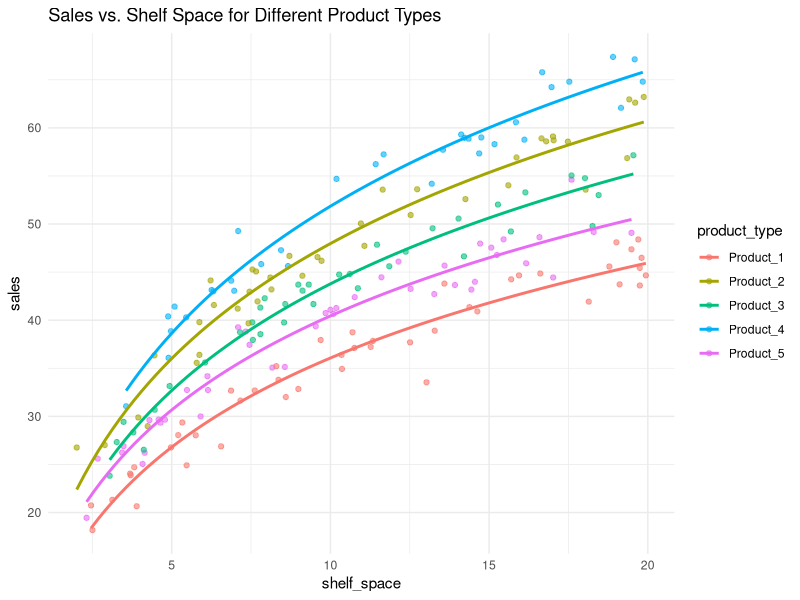
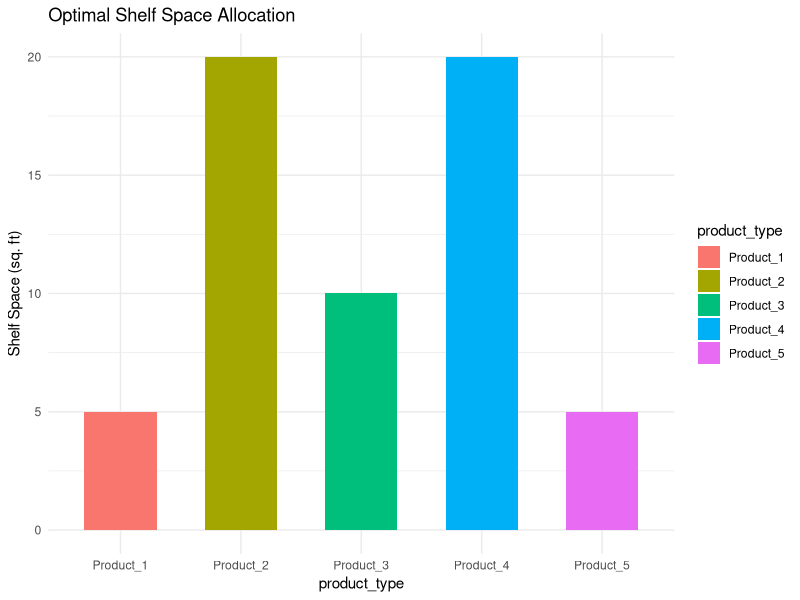

The R script that drew these images, in order:
# Load libraries
set.seed(123)
library(dplyr)
library(ggplot2)
library(lpSolve)

# -------- Step 1: Simulate Data --------
n <- 200
product_types <- paste0("Product_", 1:5)
data <- data.frame(
  product_type = sample(product_types, n, replace = TRUE),
  shelf_space = runif(n, 2, 20)
)

# Define true sales relationship with diminishing returns
coeffs <- c(15, 20, 18, 22, 17)
names(coeffs) <- product_types
data$sales <- mapply(function(pt, ss) {
  c <- coeffs[pt]
  noise <- rnorm(1, 0, 2)
  c * log(1 + ss) + noise
}, data$product_type, data$shelf_space)

# -------- Step 2: Model Sales vs Shelf Space --------
models <- lapply(split(data, data$product_type), function(df) {
  lm(sales ~ log(1 + shelf_space), data = df)
})

# Visualize the regression fits
ggplot(data, aes(x = shelf_space, y = sales, color = product_type)) +
  geom_point(alpha = 0.6) +
  geom_smooth(method = "lm", formula = y ~ log(1 + x), se = FALSE) +
  theme_minimal() +
  labs(title = "Sales vs. Shelf Space for Different Product Types")

# -------- Step 3: Linear Programming Optimization --------
# Constraints
min_space <- c(5, 5, 5, 5, 5)     # Minimum allowed per product type
max_space <- c(20, 20, 20, 20, 20) # Maximum allowed per product type
total_space <- 60                 # Total available shelf space

# Objective: Use regression slope coefficients as linear proxies
coefs <- sapply(models, function(m) coef(m)[2])  # Extract slope
objective <- coefs

# Define constraint matrix
A <- rbind(
  diag(5),        # Shelf space >= min
  diag(5),        # Shelf space <= max
  rep(1, 5)       # Total shelf space constraint
)
dir <- c(rep(">=", 5), rep("<=", 5), "=")
rhs <- c(min_space, max_space, total_space)

# Solve LP
lp_result <- lp("max", objective, A, dir, rhs)
optimal_space <- lp_result$solution
names(optimal_space) <- product_types

# -------- Step 4: Output and Visualization --------
# Print optimal allocation
print("Optimal Shelf Space Allocation:")
print(optimal_space)

# Plot optimal shelf space allocation
optimal_df <- data.frame(
  product_type = product_types,
  optimal_shelf_space = optimal_space
)

ggplot(optimal_df, aes(x = product_type, y = optimal_shelf_space, fill = product_type)) +
  geom_bar(stat = "identity", width = 0.6) +
  theme_minimal() +
  labs(title = "Optimal Shelf Space Allocation", y = "Shelf Space (sq. ft)")

# Optional: Check model significance
print(summary(models[[1]]))  # Print one model's summary
